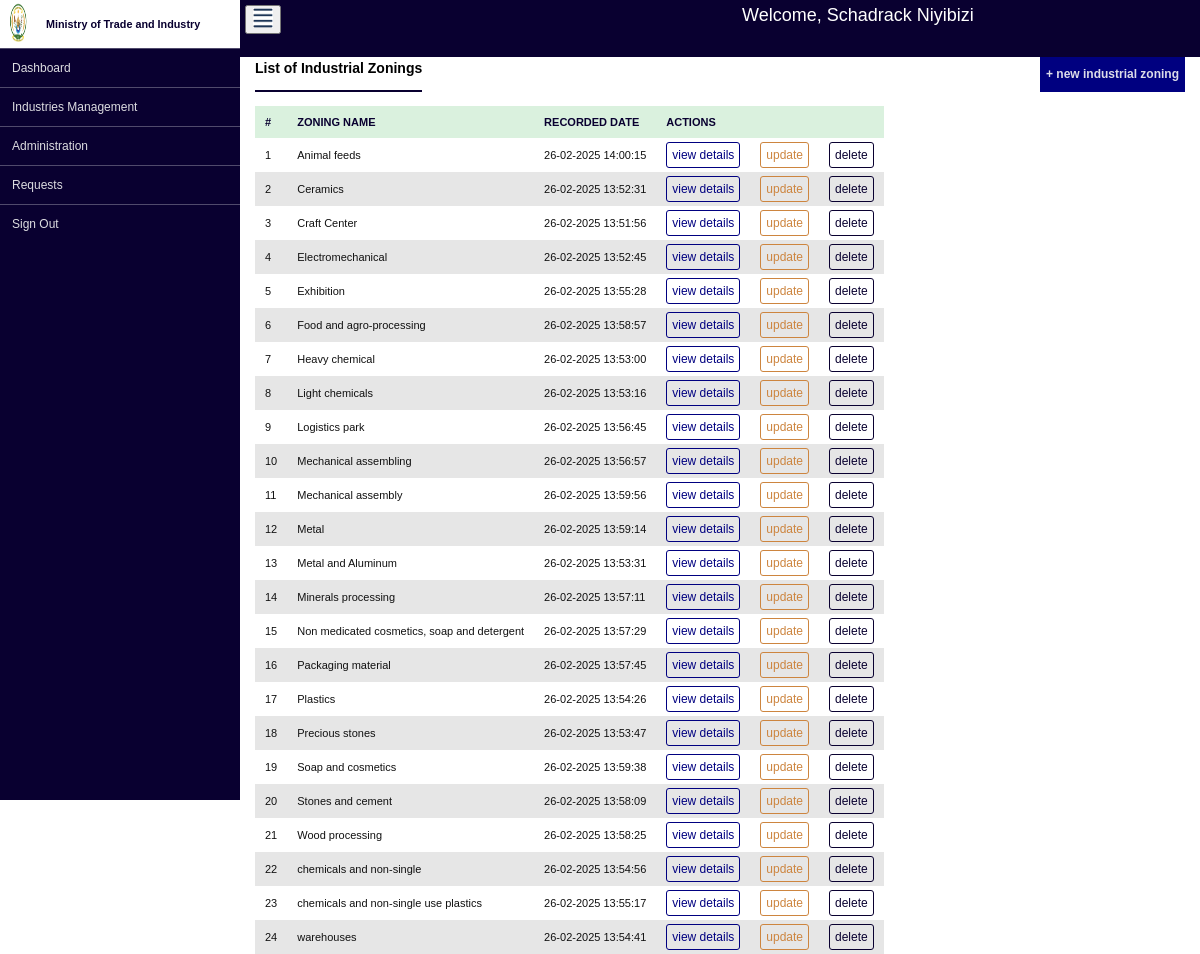
The app's page /system-management/industrial-zoning/ (signed in) with its own data.
### system_management/models.py (models this page shows, shortened)
class User(AbstractUser):
    USER_CATEGORIES = (
        ("MINICOM STAFF", "MINICOM STAFF"),
        ("COMPANY", "COMPANY"),
        ("VISITOR", "VISITOR"),
    )
    first_name = models.CharField(max_length=250, null=False, blank=False)
    username = None
    change_password_required = models.BooleanField(default=False)
    user_category = models.CharField(max_length=20, choices=USER_CATEGORIES, null=False, blank=False)
    email = models.EmailField(unique=True, max_length=250)
    USERNAME_FIELD = 'email'
    REQUIRED_FIELDS = ["first_name", "last_name"]
    class Meta(AbstractUser.Meta):
        swappable = 'AUTH_USER_MODEL'
        db_table = 'Users'

class IndustrialZone(models.Model):
    name = models.CharField(max_length=200, null=False, blank=False)
    recorded_date = models.DateTimeField(auto_now_add=True)
    class Meta:
        db_table = 'IndustrialZones'

### system_management/views.py (the view)
# urls.py: path("industrial-zoning/", zones_list, name="zones-list"),
@login_required(login_url="system_management:login", redirect_field_name="redirect_to")
def zones_list(request):
    if request.method == "POST":
        zone_name = request.POST.get("zone_name")
        IndustrialZone.objects.create(name=zone_name)
        return redirect("system_management:zones-list")
    zones = IndustrialZone.objects.all().order_by("name")
    context = {
        "zones": zones,
    }
    return render(request, "systems_management/zones.html", context)

### templates/systems_management/zones.html (shortened to what this page needs)
{% extends 'base_layout.html' %}
{% block main_data_load %}
    <div id="car_title_header_and_new_btn">
        <p id="car_title_header_and_new_btn_p">List of Industrial Zonings</p>
        <button id="car_title_header_and_new_btn_button">+ new industrial zoning</button>
    </div>
    <div id="car_body_data">
        <div id="car_table_data" class="table-data">
            <table>
                <thead>
                    <th>#</th>
                    <th>ZONING NAME</th>
                    <th>RECORDED DATE</th>
                    <th colspan="3">ACTIONS</th>
                </thead>
                <tbody>
                    {% for zone in zones %}
                        <tr>
                            <td>{{ forloop.counter }}</td>
                            <td>{{ zone.name }}</td>
                            <td>{{ zone.recorded_date|date:"d-m-Y H:i:s"}}</td>
                            <td><a href="" class="view_button">view details</a></td>
                            <td><a href="" class="update_button">update</a></td>
                            <td><a href="" class="delete_button">delete</a></td>
                        </tr>
                    {% endfor %}
                </tbody>
            </table>
        </div>
    </div>
{% endblock %}

### templates/base_layout.html (shortened to what this page needs)
<!DOCTYPE html>
{% load static %}
<html lang="en">
  <head>
    <link rel="stylesheet" type="text/css" href="{% static 'css/main.css' %}"/>
  </head>
  <body>
    <div id="aside_navigation">
		<div id="sfjourney_aside_logo">
			<img src="{% static 'images/minicom_logo.png' %}" id="aside_logo" class="aside-header-data"/>
			<p class="aside-header-data">Ministry of Trade and Industry</p>
		</div>
		<div id="aside_navigations">
			<a href="">Dashboard</a>
			<button onclick="toggleAssetRegistrySection()">Industries management</button>
			<button onclick="toggleUsersManagementAssetSection()">Administration</button>
			<a href="">Requests</a>
			<a href="{% url 'system_management:logout' %}">Sign out</a>
		</div>
	</div>
	<div id="main_load">
		<div id="main_load_header">
			<button onclick="toggleNavigations()"><img src="{% static 'images/icon.png' %}" width="20" height="20"/></button>
			<p>Welcome, {{ request.user.first_name|capfirst }} {{ request.user.last_name|lower|capfirst }}</p>
		</div>
		<div id="main_load_data">
			{% block main_data_load %}
            {% endblock %}
		</div>
	</div>
  </body>
</html>

### static_files/css/main.css (style rules this page uses)
:root { --aside_bg: #222831; --aside_fg: rgba(244,244,244, 0.9); --aside_fg_hover_a: #111; --aside_bg_hover_a: #fff; --aside_border_color: rgba(244, 244, 244, 0.3); --main_bg: #e8e8e8; --main_fg: black; --main_header_bg: white; --scroll_bar_color: #888; --aside-navigation-span-bg: #55f; --navy_car: #000080; --peru_car: #cd853f; --darkGreen: #0a290a; --darkBlue: #090030; --darkRed:rgb(116, 24, 4); --table_tr_background_color: rgb(230, 230, 230); --table_header_background_color: #DAF1DE; }
* { box-sizing: border-box; font-family:Verdana, Geneva, Tahoma, sans-serif; font-size: 12px; }
table tr { cursor: pointer; }
table th, table td { white-space: nowrap; }
body { margin: 0px; padding: 0px; }
#aside_navigation { float: left; width: 20%; height: 100vh; background-color: var(--darkBlue); color: var(--aside_fg); margin: 0px; padding: 0px; position: fixed; top: 0px; left: 0px; }
#main_load { float: right; width: 80%; height: 100vh; background-color: white; color: var(--main_fg); margin: 0px; padding: 0px; }
#main_load_header { width: 100%; height: 6%; background-color: var(--darkBlue); margin:0px; margin-top: 0px; padding: 5px; position: fixed; text-align: center; z-index: 100; top: 0px; right: 0px; left: 20%; color: var(--aside_bg_hover_a); font-family: 'Times New Roman', Times, serif; }
#main_load_header button { float: left; }
#main_load_header p { text-align: center; font-size: 18px; margin-top: 0px; }
#main_load_data { width: 100%; height: 94%; background-color: var(--aside_bg_hover_a); padding: 5px 15px; }
#sfjourney_aside_logo { width: 100%; height: 6%; font-size: 12px; padding: 0px; margin: 0px; margin-top: 0px; background-color: var(--aside_bg_hover_a); display: flex; align-items: center; justify-content: left; }
.aside-header-data { float: left; }
#sfjourney_aside_logo img { width: 15%; height: 100%; }
#sfjourney_aside_logo p { width: 78%; color: var(--darkBlue); font-size: 0.9rem; padding-left: 10px; font-weight: bold; }
#aside_navigations { width: 100%; height: 94%; }
#aside_navigations a { width: 100%; padding: 12px; display: block; font-size: 12px; border-top: 1px solid var(--aside_border_color); text-decoration: none; font-family: inherit; color: var(--aside_fg); font-weight: normal; text-transform: capitalize; }
#aside_navigations button { width: 100%; padding: 12px; display: block; border: none; font-size: 12px; border-top: 1px solid var(--aside_border_color); text-decoration: none; font-family: inherit; color: var(--aside_fg); font-weight: normal; text-align: left; text-transform: capitalize; background-color: var(--darkBlueHover); outline: none; }
#car_title_header_and_new_btn { height: 5%; margin-top: 50px; }
#car_title_header_and_new_btn p { float: left; padding-top: 5px; font-size: 14px; width: auto; height: 100%; margin-top: 0px; font-weight: bold; border-bottom: 2px double var(--darkBlue); }
#car_title_header_and_new_btn button { float: right; width: auto; height: 100%; background-color: var(--navy_car); border: none; color: var(--aside_fg); font-weight: bold; font-size: 12px; border-radius: 0px; outline: none; margin-top: 0px; }
#car_table_data { height: 100%; width: 100%; overflow: auto; display: block; }
.table-data { width: 100%; height: auto; }
.table-data thead th { background-color: var(--table_header_background_color); color: var(--darkBlue); font-size: 10px; text-align: left; }
.table-data th,.table-data td, .table-data table { text-align: center; border-collapse: collapse; }
.table-data table th, .table-data table td { padding: 10px; font-size: 11px; white-space: nowrap; text-align: left; }
.table-data table tr { background-color: var(--aside_bg_hover_a); color: var(--aside_fg_hover_a); }
.table-data table tr:nth-child(even) { background-color: var(--table_tr_background_color); }
.table-data table tr .view_button { border: 1px solid var(--navy_car); background-color: inherit; color: var(--navy_car); }
.table-data table tr button, .table-data table tr a { border: none; border-radius: 3px; padding: 5px; outline: none; color: var(--aside_fg); font-weight: normal; text-decoration: none; font-family: Arial, Helvetica, sans-serif; font-size: 12px; }
.table-data table tr .update_button { background-color:inherit; border: 1px solid var(--peru_car); color: var(--peru_car); }
.table-data table tr .delete_button { background-color: inherit; border: 1px solid var(--darkBlue); color: var(--darkBlue); }

### records on screen
User: user.first_name "Schadrack", user.last_name "Niyibizi"
IndustrialZone: name "Animal feeds", recorded_date "26-02-2025 14:00:15"
IndustrialZone: name "Ceramics", recorded_date "26-02-2025 13:52:31"
IndustrialZone: name "Craft Center", recorded_date "26-02-2025 13:51:56"
IndustrialZone: name "Electromechanical", recorded_date "26-02-2025 13:52:45"
IndustrialZone: name "Exhibition", recorded_date "26-02-2025 13:55:28"
IndustrialZone: name "Food and agro-processing", recorded_date "26-02-2025 13:58:57"
IndustrialZone: name "Heavy chemical", recorded_date "26-02-2025 13:53:00"
IndustrialZone: name "Light chemicals", recorded_date "26-02-2025 13:53:16"
IndustrialZone: name "Logistics park", recorded_date "26-02-2025 13:56:45"
IndustrialZone: name "Mechanical assembling", recorded_date "26-02-2025 13:56:57"
IndustrialZone: name "Mechanical assembly", recorded_date "26-02-2025 13:59:56"
IndustrialZone: name "Metal", recorded_date "26-02-2025 13:59:14"
IndustrialZone: name "Metal and Aluminum", recorded_date "26-02-2025 13:53:31"
IndustrialZone: name "Minerals processing", recorded_date "26-02-2025 13:57:11"
IndustrialZone: name "Non medicated cosmetics, soap and detergent", recorded_date "26-02-2025 13:57:29"
IndustrialZone: name "Packaging material", recorded_date "26-02-2025 13:57:45"
IndustrialZone: name "Plastics", recorded_date "26-02-2025 13:54:26"
IndustrialZone: name "Precious stones", recorded_date "26-02-2025 13:53:47"
IndustrialZone: name "Soap and cosmetics", recorded_date "26-02-2025 13:59:38"
IndustrialZone: name "Stones and cement", recorded_date "26-02-2025 13:58:09"
IndustrialZone: name "Wood processing", recorded_date "26-02-2025 13:58:25"
IndustrialZone: name "chemicals and non-single", recorded_date "26-02-2025 13:54:56"
IndustrialZone: name "chemicals and non-single use plastics", recorded_date "26-02-2025 13:55:17"
IndustrialZone: name "warehouses", recorded_date "26-02-2025 13:54:41"
